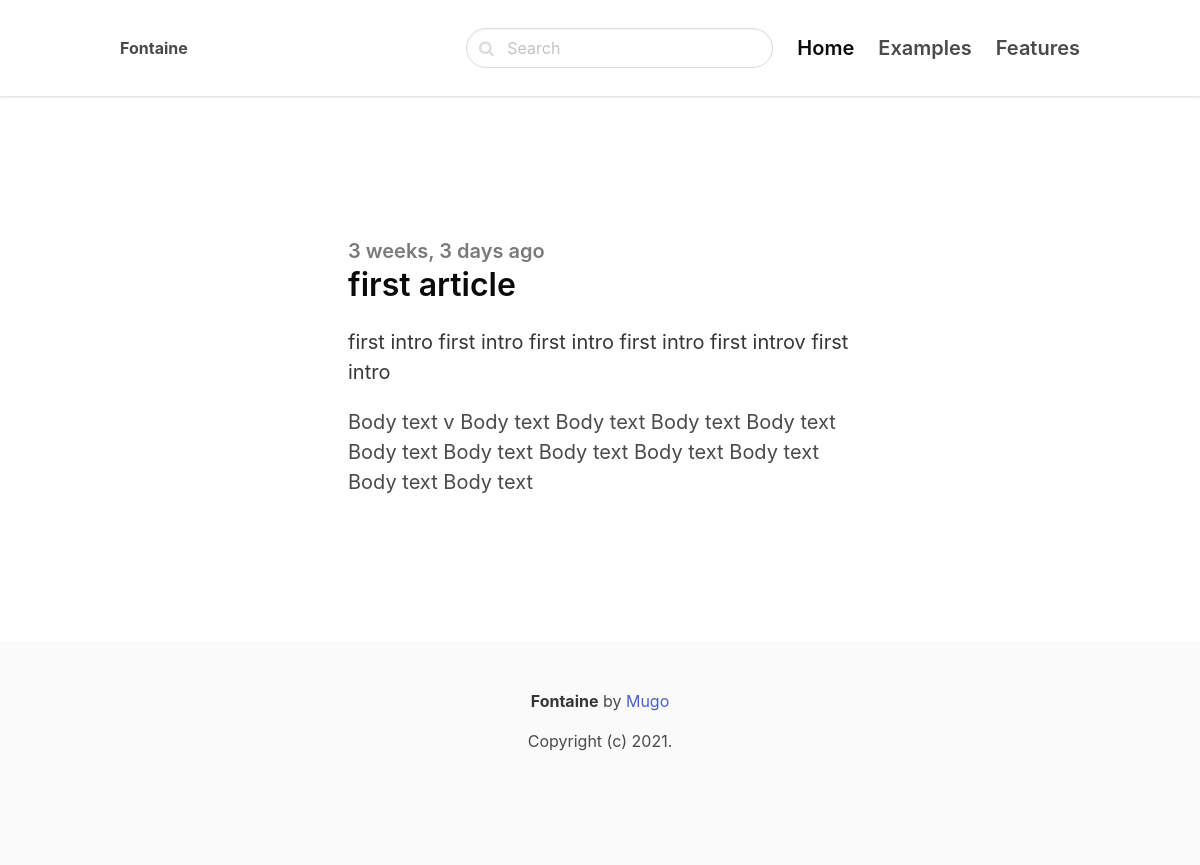
Before: /first-article/ with the older database file.
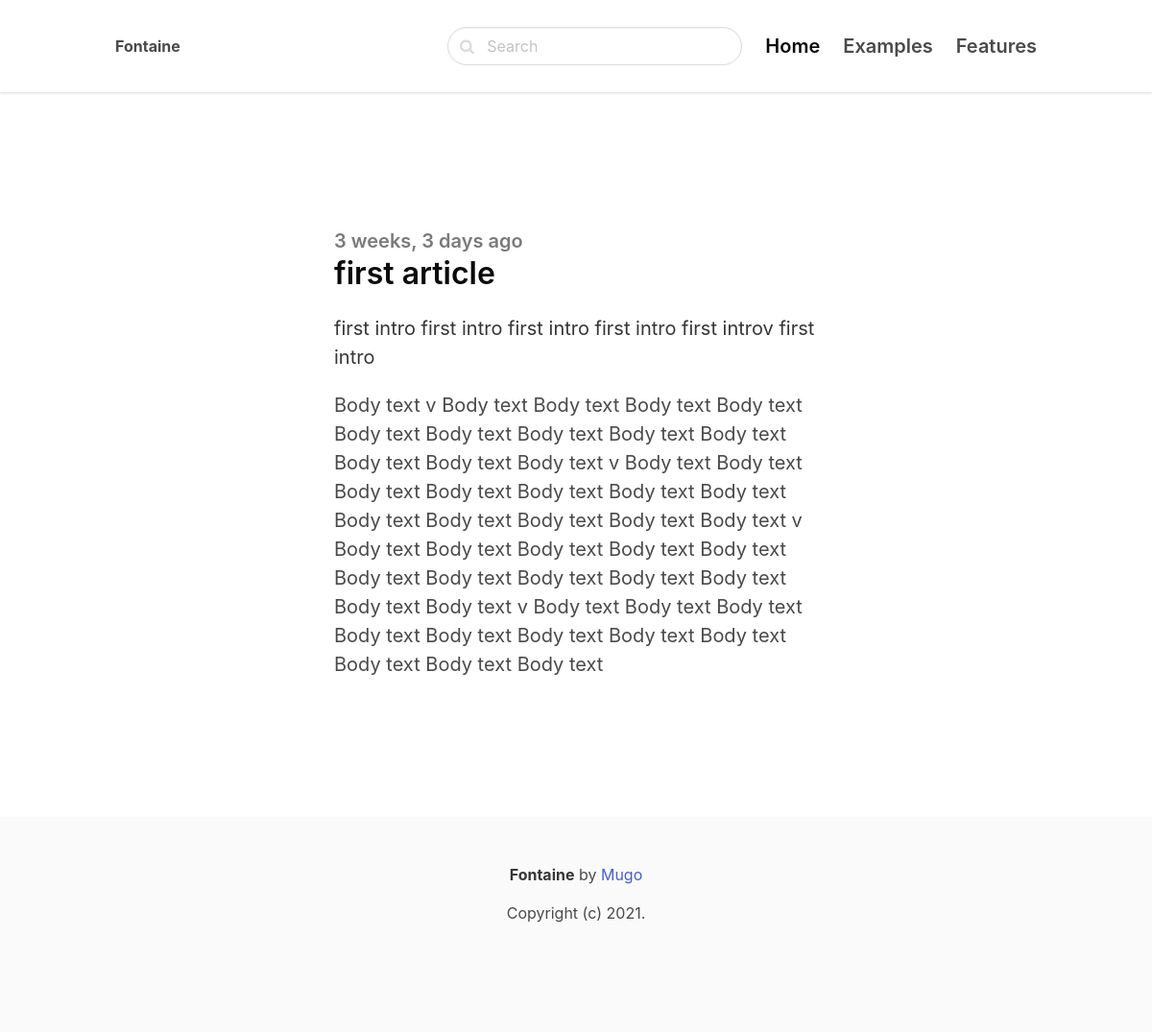
After: the same page with the newer database file.
### main_blog/models.py (models this page shows)
class Posts(models.Model):
    title = models.CharField(max_length=255)
    slug = models.SlugField()
    intro = models.TextField()
    body = models.TextField()
    created_at = models.DateTimeField(auto_now_add=True)
    class Meta:
        ordering = ('-created_at',)

### main_blog/views.py (the view)
# urls.py: path('<slug:slug>/', views.detail, name='post_detail'),
def detail(request, slug):
    post = get_object_or_404(Posts, slug=slug)
    form = CommentForm()
    return render(request, 'blog/detail.html', {'post': post, 'form': form})

### main_blog/forms.py
class CommentForm(forms.ModelForm):
    class Meta:
        model = Comment
        fields = ('name', 'email', 'body')

### main_blog/templates/blog/detail.html (shortened to what this page needs)
{% extends 'core/base.html' %}
{% block content %}
<section class="hero ">
    <div class="hero-body">
        <div class="container">
            <section class="section">
                <div class="columns">
                    <div class="column is-8 is-offset-2">
                            <div class="content is-medium">
                                    <h2 class="subtitle is-5 has-text-grey">{{ post.created_at|timesince }} ago</h2>
                                    <h1 class="title has-text-black is-3">{{ post.title }}</h1>
                                    <p class="has-text-dark">{{ post.intro }}</p>
                                    <p>{{ post.body }}</p>
                            </div>
                    </div>
                </div>
            </section>
        </div>
    </div>
</section>
{% endblock %}

Changed rows visible on the page:
changed Posts "first article": body "Body text v Body text Body text Body text Body text Body text Body text Body text Body text Body text Body text Body text" → "…Body text Body text Body text v Body text Body text Body text Body text Body text Body text Body text Body text Body text Body text Body text Body text v Body text Body text Body text Body text Body text Body text Body text Body text Body text Body text Body text Body text v Body text Body text Body text Body text Body text Body text Body text Body text Body text Body text Body text"
